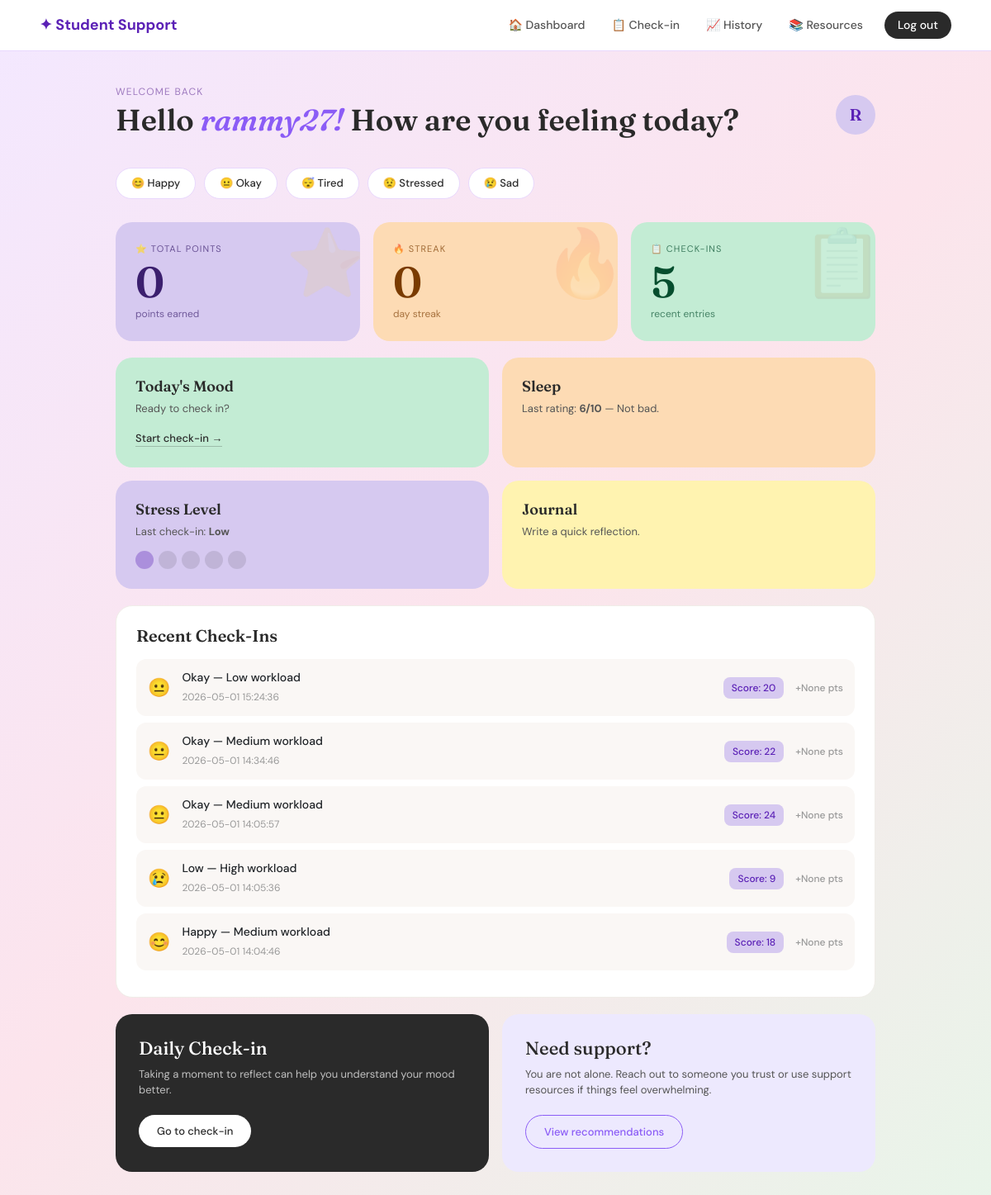
The app's page /dashboard (signed in) with its own data.
### tables this page shows
CREATE TABLE "checkins" (
	"id"	INTEGER,
	"user_id"	INTEGER,
	"mood"	TEXT,
	"academic"	TEXT,
	"workload"	TEXT,
	"social"	TEXT,
	"financial"	TEXT,
	"activity"	TEXT,
	"rating"	INTEGER,
	"score"	INTEGER,
	"date"	TIMESTAMP DEFAULT CURRENT_TIMESTAMP,
	"points_earned"	INTEGER,
	PRIMARY KEY("id" AUTOINCREMENT),
	FOREIGN KEY("user_id") REFERENCES "users"("id")
);

### app.py (the view)
@app.route("/dashboard")
def dashboard():
    if "user_id" not in session:
        return redirect(url_for("login"))
    conn = get_db_connection()
    stats = conn.execute(
        "SELECT * FROM user_stats WHERE user_id = ?", (session["user_id"],)
    ).fetchone()
    recent_checkins = conn.execute(
        "SELECT * FROM checkins WHERE user_id = ? ORDER BY date DESC LIMIT 5",
        (session["user_id"],)
    ).fetchall()
    conn.close()
    return render_template("dashboard.html",
        username=session["username"],
        stats=stats,
        recent_checkins=recent_checkins
    )

### app.py (called while the page is built)
def get_db_connection():
    conn = sqlite3.connect("wellbeing.db")
    conn.row_factory = sqlite3.Row
    return conn

### templates/dashboard.html (shortened to what this page needs)
{% extends "base.html" %}
{% block content %}
<div class="dashboard-wrapper">
  <div class="dashboard-header">
    <div>
      <p class="small-text">Welcome back</p>
      <h1>Hello <em>{{ username }}!</em> How are you feeling today?</h1>
    </div>
    <div class="profile-circle">{{ username[0] | upper }}</div>
  </div>
  <div class="mood-row">
    <a href="{{ url_for('checkin') }}" class="mood-pill">😊 Happy</a>
    <a href="{{ url_for('checkin') }}" class="mood-pill">😐 Okay</a>
    <a href="{{ url_for('checkin') }}" class="mood-pill">😴 Tired</a>
    <a href="{{ url_for('checkin') }}" class="mood-pill">😟 Stressed</a>
    <a href="{{ url_for('checkin') }}" class="mood-pill">😢 Sad</a>
  </div>
  <div class="stats-row">
    <div class="stat-card card-purple">
      <div class="stat-label">⭐ Total Points</div>
      <div class="stat-num">{{ stats.total_points if stats else 0 }}</div>
      <div class="stat-sub">points earned</div>
      <div class="stat-deco">⭐</div>
    </div>
    <div class="stat-card card-peach">
      <div class="stat-label">🔥 Streak</div>
      <div class="stat-num">{{ stats.current_streak if stats else 0 }}</div>
      <div class="stat-sub">day streak</div>
      <div class="stat-deco">🔥</div>
    </div>
    <div class="stat-card card-green">
      <div class="stat-label">📋 Check-ins</div>
      <div class="stat-num">{{ recent_checkins | length }}</div>
      <div class="stat-sub">recent entries</div>
      <div class="stat-deco">📋</div>
    </div>
  </div>
  <div class="dashboard-grid">
    <div class="dash-card green-card">
      <h3>Today's Mood</h3>
      <p>Ready to check in?</p>
      <a href="{{ url_for('checkin') }}">Start check-in →</a>
    </div>
    <div class="dash-card orange-card">
      <h3>Sleep</h3>
      {% if recent_checkins %}
        {% set last = recent_checkins[0] %}
        <p>Last rating: <strong>{{ last.rating }}/10</strong> —
          {% if last.rating >= 8 %}Great night!
          {% elif last.rating >= 5 %}Not bad.
          {% else %}Could be better.{% endif %}
        </p>
      {% else %}
        <p>Track how rested you feel.</p>
      {% endif %}
    </div>
    <div class="dash-card purple-card">
      <h3>Stress Level</h3>
      {% if recent_checkins %}
        {% set last = recent_checkins[0] %}
        <p>Last check-in: <strong>{{ last.workload | capitalize if last.workload else '—' }}</strong></p>
        <div class="stress-dots">
          {% set level = 3 if last.workload == 'high' else (2 if last.workload == 'medium' else 1) %}
          {% for i in range(5) %}
            <div class="stress-dot {% if i < level %}filled{% endif %}"></div>
          {% endfor %}
        </div>
      {% else %}
        <p>Notice your stress patterns.</p>
        <div class="stress-dots">
          {% for i in range(5) %}<div class="stress-dot"></div>{% endfor %}
        </div>
      {% endif %}
    </div>
    <div class="dash-card yellow-card">
      <h3>Journal</h3>
      <p>Write a quick reflection.</p>
    </div>
  </div>
  <div class="history-card">
    <h3>Recent Check-Ins</h3>
    {% if recent_checkins %}
      {% for c in recent_checkins %}
      <div class="checkin-row">
        <div class="mood-emoji">
          {% if c.mood == 'happy' %}😊
          {% elif c.mood == 'okay' %}😐
          {% elif c.mood == 'tired' %}😴
          {% elif c.mood == 'stressed' %}😟
          {% else %}😢{% endif %}
        </div>
        <div class="info">
          <strong>{{ c.mood | capitalize }} — {{ c.workload | capitalize if c.workload else 'N/A' }} workload</strong>
          <span>{{ c.date }}</span>
        </div>
        <div class="score-badge">Score: {{ c.score }}</div>
        <div class="pts-badge">+{{ c.points_earned }} pts</div>
      </div>
      {% endfor %}
    {% else %}
      <div class="empty-state">
        No check-ins yet — <a href="{{ url_for('checkin') }}">start your first one!</a>
      </div>
    {% endif %}
  </div>
  <div class="bottom-grid">
    <div class="daily-card">
      <h2>Daily Check-in</h2>
      <p>Taking a moment to reflect can help you understand your mood better.</p>
      <a href="{{ url_for('checkin') }}" class="dark-btn">Go to check-in</a>
    </div>
    <div class="support-card">
      <h2>Need support?</h2>
      <p>You are not alone. Reach out to someone you trust or use support resources if things feel overwhelming.</p>
      <a href="{{ url_for('recommendations') }}" class="outline-btn">View recommendations</a>
    </div>
  </div>
</div>
{% endblock %}

### templates/base.html (style rules this page uses)
body { background: linear-gradient(135deg, #f3e8ff 0%, #fce4ec 50%, #e8f5e9 100%); min-height: 100vh; }

### records on screen
checkins: rating "6", workload "Low", mood "Okay", date "2026-05-01 15:24:36", score "20", points_earned "None"
checkins: mood "Okay", workload "Medium", date "2026-05-01 14:34:46", score "22", points_earned "None"
checkins: mood "Okay", workload "Medium", date "2026-05-01 14:05:57", score "24", points_earned "None"
checkins: mood "Low", workload "High", date "2026-05-01 14:05:36", score "9", points_earned "None"
checkins: mood "Happy", workload "Medium", date "2026-05-01 14:04:46", score "18", points_earned "None"

### other values on screen
{{ username }} "rammy27"
{{ username[0] | upper }} "R"
{{ stats.total_points if stats else 0 }} "0"
{{ stats.current_streak if stats else 0 }} "0"
{{ recent_checkins | length }} "5"
